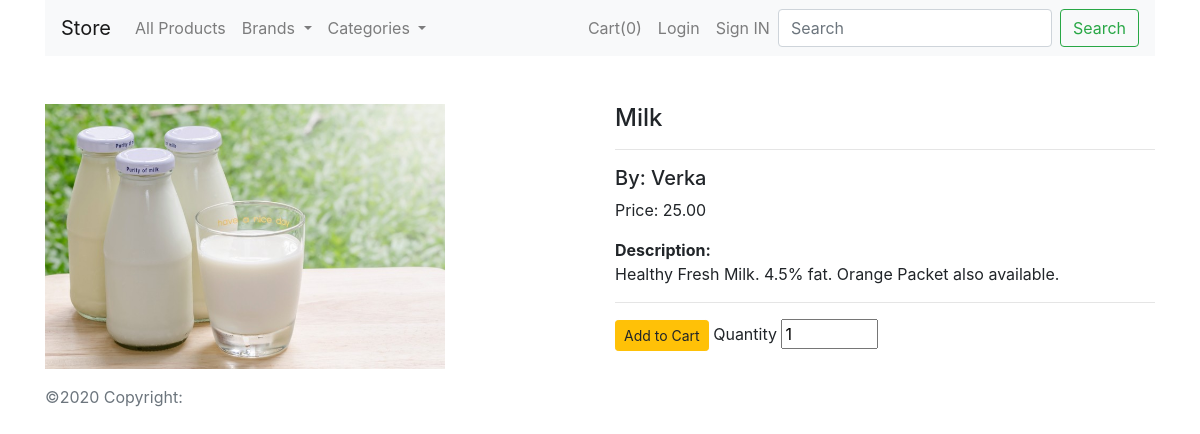
Page /product/1 on the committed database.
### shop/products/models.py (models this page shows, shortened)
class Product(db.Model):
    id = db.Column(db.Integer, primary_key=True)
    name = db.Column(db.String(80), nullable=False)
    price = db.Column(db.Numeric(10, 2), nullable=False)
    stock = db.Column(db.Integer, nullable=False)
    desc = db.Column(db.Text, nullable=False)
    pub_date = db.Column(db.DateTime, nullable=False, default=datetime.now())
    brand_id = db.Column(db.Integer, db.ForeignKey('brand.id'), nullable=False)
    brand = db.relationship('Brand', backref=db.backref('brand', lazy=True))
    category_id = db.Column(db.Integer, db.ForeignKey('category.id'), nullable=False)
    category = db.relationship('Category', backref=db.backref('category', lazy=True))
    image_1 = db.Column(db.String(256), nullable=False, default='image1.jpg')

class Brand(db.Model):
    id = db.Column(db.Integer, primary_key=True)
    name = db.Column(db.String(64), nullable=False, unique=True)

### shop/products/routes.py (the view)
@app.route('/product/<int:product_id>')
def product_details(product_id):
    product = Product.query.get_or_404(product_id)
    brands = Brand.query.join(Product, (Brand.id == Product.brand_id)).all()
    Category.query.join(Product, (Category.id == Product.category_id)).all()
    return render_template('products/product_details.html', product=product, title=product.name, brands=brands,
                           categories=get_entities_with_products('category'))

### shop/products/routes.py (called while the page is built)
def get_entities_with_products(entity_type):
    if entity_type == 'brand':
        entities = Brand.query.join(Product, (Brand.id == Product.brand_id)).all()
    elif entity_type == 'category':
        entities = Category.query.join(Product, (Category.id == Product.category_id)).all()
    else:
        raise ValueError("Invalid entity_type. It should be 'brand' or 'category'.")
    return entities

### shop/templates/products/product_details.html (shortened to what this page needs)
{% extends 'layout.html' %}
{% block body_block %}
    {% include 'navbar.html' %}
    <div class="container mt-5">
        <div class="row">
            <div class="col-md-6" id='b_image'>
                <img src="{{ url_for('static', filename='images/'+product.image_1) }}" alt="{{ product.name }}"
                     width="400px">
            </div>
            <div class="col-md-6">
                <h4>{{ product.name }}</h4>
                <hr>
                <h5>By: {{ product.brand.name }}</h5>
                <p>Price: {{ product.price }}</p>
                <strong>Description:</strong>
                <p>{{ product.desc }}</p>
                <hr>
                <form action="{{ url_for('add_cart') }}" method="post">
                    <button type="submit" class="btn btn-sm btn-warning">Add to Cart</button>
                    <label for="">Quantity</label>
                    <input type="number" name="quantity" id='' value="1" min="1" max="{{ product.stock }}">
                </form>
            </div>
        </div>
    </div>
{% endblock body_block %}

### rows in the picture
Product: image_1 (picture), name "Milk", price "25.00", desc "Healthy Fresh Milk. 4.5% fat. Orange Packet also available."
Brand: brand.name "Verka"

### other values in the picture
{{ session['shop_cart']|length }} "0"
